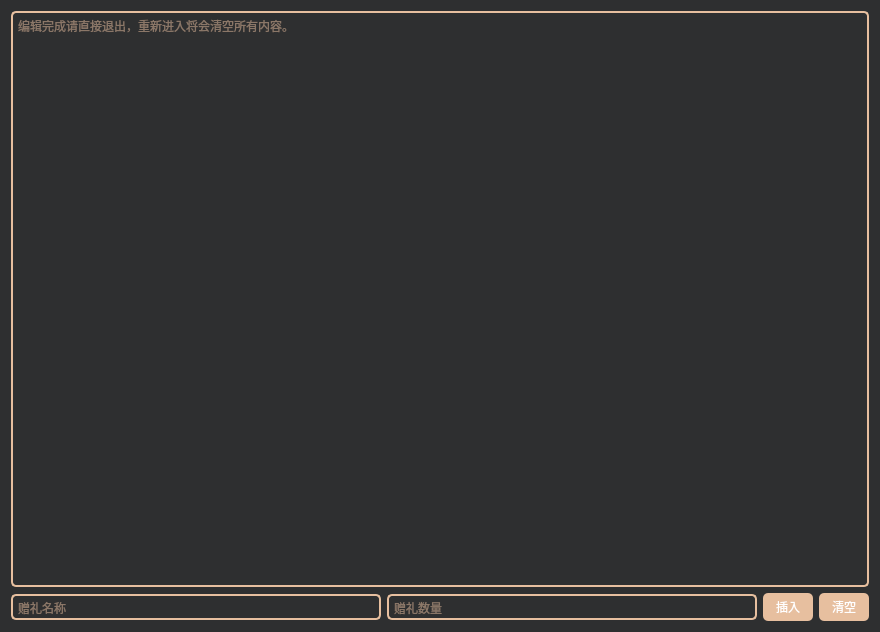
<?xml version="1.0" encoding="UTF-8"?>
<ui version="4.0">
 <class>npc_gift_option</class>
 <widget class="QDialog" name="npc_gift_option">
  <property name="geometry">
   <rect>
    <x>0</x>
    <y>0</y>
    <width>880</width>
    <height>632</height>
   </rect>
  </property>
  <property name="cursor">
   <cursorShape>CrossCursor</cursorShape>
  </property>
  <property name="windowTitle">
   <string>NPC赠礼</string>
  </property>
  <property name="styleSheet">
   <string notr="true">background-color: rgb(46,47,48);</string>
  </property>
  <layout class="QVBoxLayout" name="verticalLayout">
   <item>
    <widget class="QLineEdit" name="gift_code_output">
     <property name="sizePolicy">
      <sizepolicy hsizetype="Expanding" vsizetype="Expanding">
       <horstretch>0</horstretch>
       <verstretch>0</verstretch>
      </sizepolicy>
     </property>
     <property name="cursor">
      <cursorShape>CrossCursor</cursorShape>
     </property>
     <property name="statusTip">
      <string>输出的代码将会显示在这里</string>
     </property>
     <property name="whatsThis">
      <string>输出的代码将会显示在这里</string>
     </property>
     <property name="styleSheet">
      <string notr="true">padding: 3px; border: 2px solid #E7BF9F; border-radius: 5px; color: #E7BF9F;</string>
     </property>
     <property name="alignment">
      <set>Qt::AlignLeading|Qt::AlignLeft|Qt::AlignTop</set>
     </property>
     <property name="placeholderText">
      <string>编辑完成请直接退出，重新进入将会清空所有内容。</string>
     </property>
     <property name="clearButtonEnabled">
      <bool>false</bool>
     </property>
    </widget>
   </item>
   <item>
    <layout class="QHBoxLayout" name="horizontalLayout">
     <item>
      <widget class="QLineEdit" name="npc_multi_gift">
       <property name="statusTip">
        <string>在这里输入赠礼名称</string>
       </property>
       <property name="whatsThis">
        <string>在这里输入赠礼名称</string>
       </property>
       <property name="styleSheet">
        <string notr="true">padding: 3px; border: 2px solid #E7BF9F; border-radius: 5px; color: #E7BF9F;</string>
       </property>
       <property name="placeholderText">
        <string>赠礼名称</string>
       </property>
      </widget>
     </item>
     <item>
      <widget class="QLineEdit" name="npc_multi_amount">
       <property name="statusTip">
        <string>在这里输入赠礼数量</string>
       </property>
       <property name="whatsThis">
        <string>在这里输入赠礼数量</string>
       </property>
       <property name="accessibleName">
        <string/>
       </property>
       <property name="styleSheet">
        <string notr="true">padding: 3px; border: 2px solid #E7BF9F; border-radius: 5px; color: #E7BF9F;</string>
       </property>
       <property name="placeholderText">
        <string>赠礼数量</string>
       </property>
      </widget>
     </item>
     <item>
      <widget class="QPushButton" name="npc_multi_insert_gift">
       <property name="sizePolicy">
        <sizepolicy hsizetype="Fixed" vsizetype="Fixed">
         <horstretch>0</horstretch>
         <verstretch>0</verstretch>
        </sizepolicy>
       </property>
       <property name="minimumSize">
        <size>
         <width>50</width>
         <height>0</height>
        </size>
       </property>
       <property name="statusTip">
        <string>插入当前赠礼</string>
       </property>
       <property name="whatsThis">
        <string>插入当前赠礼</string>
       </property>
       <property name="styleSheet">
        <string notr="true">border-radius: 5px;
background-color: #E7BF9F;
color: rgb(255, 255, 255);
border: 6px;
padding: 5px;</string>
       </property>
       <property name="text">
        <string>插入</string>
       </property>
      </widget>
     </item>
     <item>
      <widget class="QPushButton" name="npc_multi_clear_gift">
       <property name="sizePolicy">
        <sizepolicy hsizetype="Fixed" vsizetype="Fixed">
         <horstretch>0</horstretch>
         <verstretch>0</verstretch>
        </sizepolicy>
       </property>
       <property name="minimumSize">
        <size>
         <width>50</width>
         <height>0</height>
        </size>
       </property>
       <property name="statusTip">
        <string>清空整个工作区域</string>
       </property>
       <property name="whatsThis">
        <string>清空整个工作区域</string>
       </property>
       <property name="styleSheet">
        <string notr="true">border-radius: 5px;
background-color: #E7BF9F;
color: rgb(255, 255, 255);
border: 6px;
padding: 5px;</string>
       </property>
       <property name="text">
        <string>清空</string>
       </property>
      </widget>
     </item>
    </layout>
   </item>
  </layout>
 </widget>
 <resources/>
 <connections/>
</ui>
